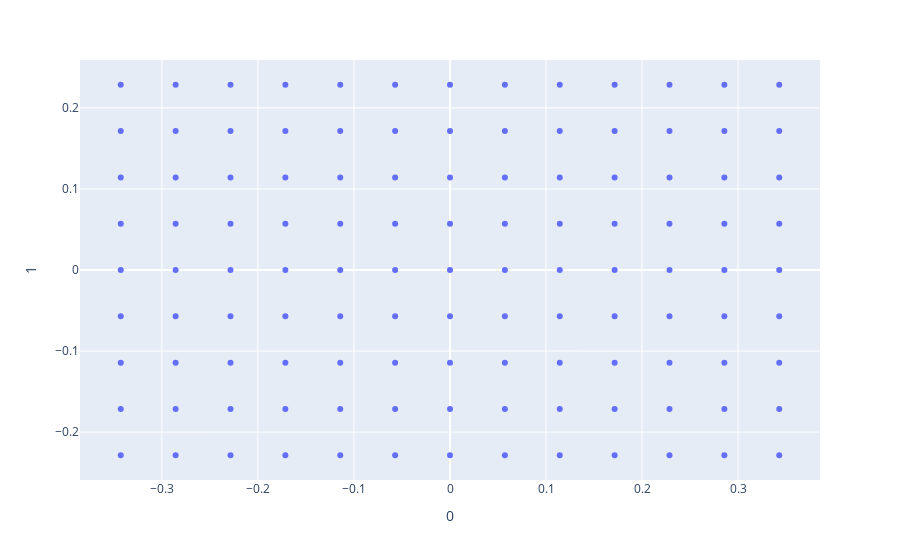

Source (notebook cell):
### Code cell
w, h = proj.camera.resolution
xs = [np.array([x, y]) for x in range(0, w + 1, 100) for y in range(0, h + 1, 100)]
xs = np.array(xs)

X = proj.backproject(xs)
px.scatter(X, x=0, y=1)
